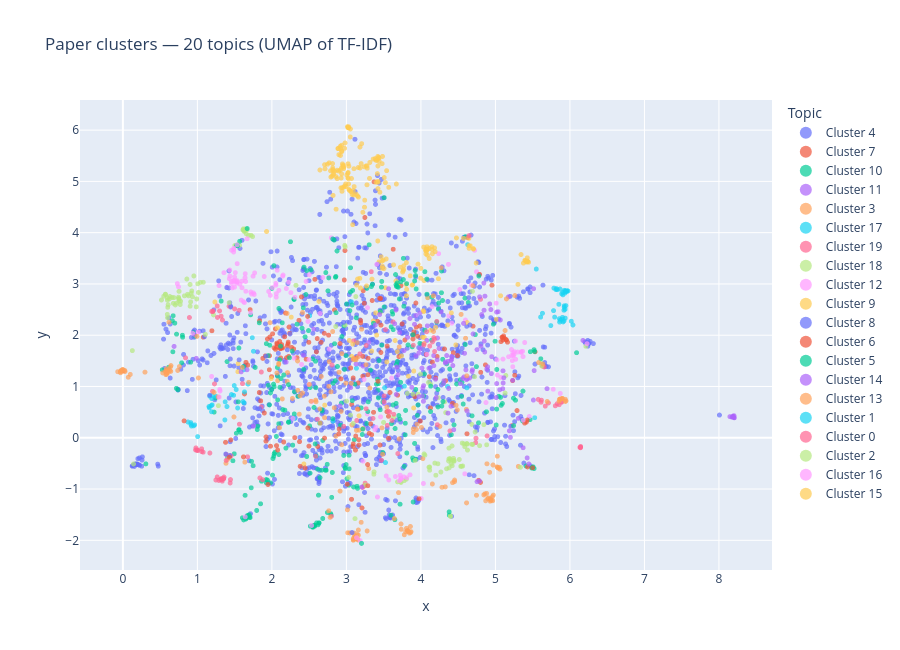

The notebook cell saved with this chart:
### Code cell
print("Computing UMAP projection (may take ~30s)...")
coords = umap_projection(tfidf_matrix)

plot_df = pd.DataFrame({
    "x": coords[:, 0],
    "y": coords[:, 1],
    "cluster": [labels[c] for c in cluster_ids],
    "title": titles,
    "edition": conf_years,
})

fig = px.scatter(
    plot_df, x="x", y="y", color="cluster",
    hover_data={"title": True, "edition": True, "x": False, "y": False},
    title=f"Paper clusters — {N_CLUSTERS} topics (UMAP of TF-IDF)",
    labels={"cluster": "Topic"},
    opacity=0.7,
)
fig.update_traces(marker=dict(size=5))
fig.update_layout(height=650, legend=dict(itemsizing="constant"))
fig.show()
